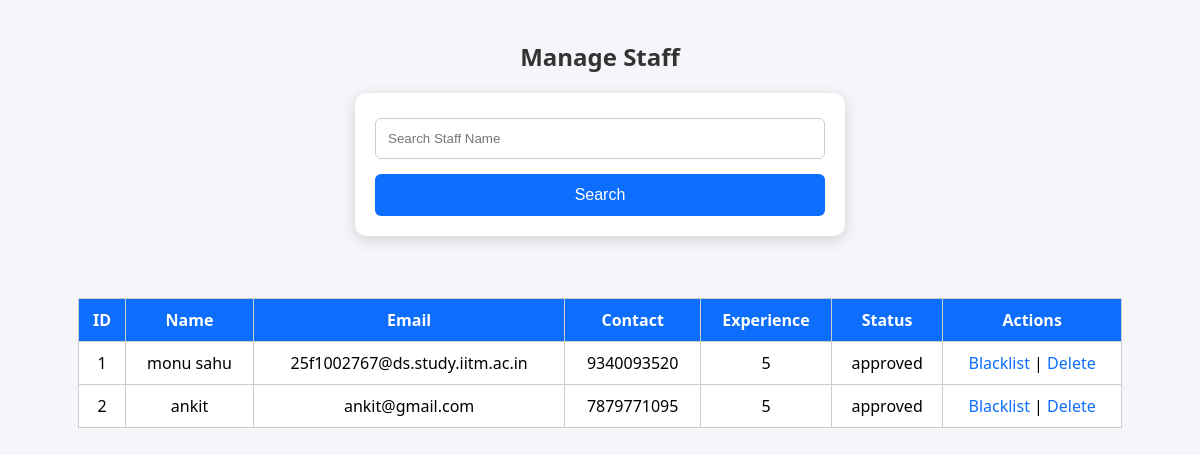
/admin/staff (signed in), run on an earlier commit of the app's database.
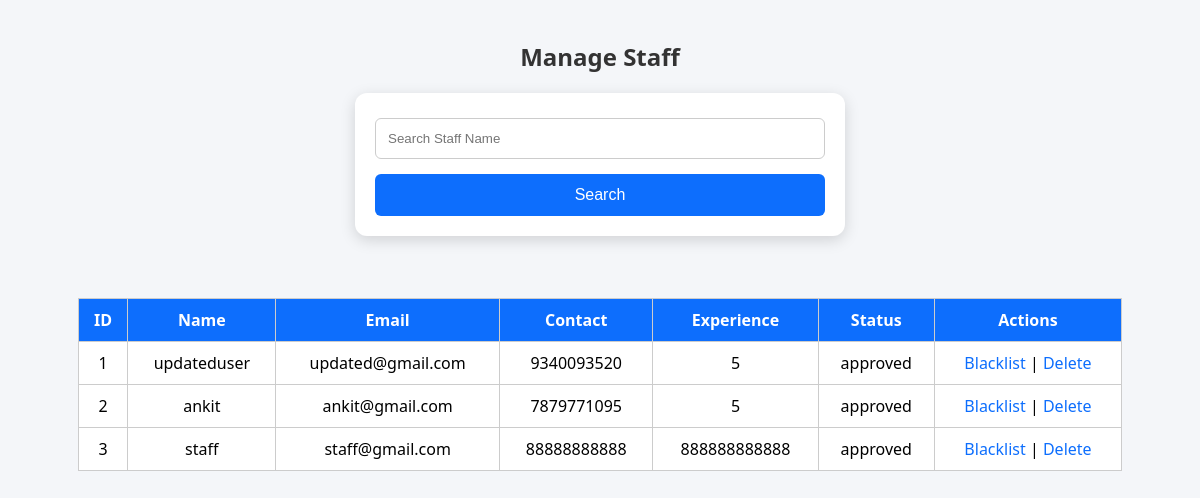
And on a later commit of the database.
### models.py (models this page shows)
class StaffProfile(db.Model):
    __tablename__ = "staff_profiles"
    id = db.Column(db.Integer, primary_key=True)
    user_id = db.Column(
        db.Integer,
        db.ForeignKey("users.id"),
        nullable=False,
        unique=True
    )
    contact_number = db.Column(db.String(20))
    experience_years = db.Column(db.Integer)
    approval_status = db.Column(
        db.String(20),
        default="pending"
    )
    assigned_treks = db.relationship(
        "Trek",
        backref="assigned_staff",
        lazy=True
    )

class User(UserMixin,db.Model):
    __tablename__ = "users"
    id = db.Column(db.Integer, primary_key=True)
    username = db.Column(db.String(100), unique=True, nullable=False)
    email = db.Column(db.String(150), unique=True, nullable=False)
    password = db.Column(db.String(255), nullable=False)
    role = db.Column(db.String(20), nullable=False)
    is_active = db.Column(db.Boolean, default=True)
    is_blacklisted = db.Column(db.Boolean, default=False)
    created_at = db.Column(
        db.DateTime,
        default=datetime.utcnow
    )
    bookings = db.relationship(
        "Booking",
        backref="user",
        lazy=True,
        cascade="all, delete-orphan"
    )
    staff_profile = db.relationship(
        "StaffProfile",
        backref="user",
        uselist=False
    )

### app.py (the view)
@app.route("/admin/staff")
def manage_staff():
    if "user_id" not in session:
        return redirect("/login")
    if session["role"] != "admin":
        return "Access Denied"
    search = request.args.get("search")
    staff_members = StaffProfile.query
    if search:
        staff_members = staff_members.join(User).filter(
            User.username.contains(search)
        )
    staff_members = staff_members.all()
    return render_template(
        "manage_staff.html",
        staff_members=staff_members
    )

### templates/manage_staff.html (shortened to what this page needs)
<!DOCTYPE html>
<html>
<head>
    <link rel="stylesheet"
    href="{{ url_for('static', filename='css/style.css') }}">
</head>
<body>
<h2>Manage Staff</h2>
<form method="GET">
    <input
        type="text"
        name="search"
        placeholder="Search Staff Name">
    <button type="submit">
        Search
    </button>
</form>
<br>
<table>
    <tr>
        <th>ID</th>
        <th>Name</th>
        <th>Email</th>
        <th>Contact</th>
        <th>Experience</th>
        <th>Status</th>
        <th>Actions</th>
    </tr>
    {% for staff in staff_members %}
    <tr>
        <td>{{ staff.id }}</td>
        <td>{{ staff.user.username }}</td>
        <td>{{ staff.user.email }}</td>
        <td>{{ staff.contact_number }}</td>
        <td>{{ staff.experience_years }}</td>
        <td>{{ staff.approval_status }}</td>
        <td>
            {% if staff.user.is_blacklisted %}
            <a href="/activate-staff/{{ staff.id }}">
                Activate
            </a>
            {% else %}
            <a href="/blacklist-staff/{{ staff.id }}">
                Blacklist
            </a>
            {% endif %}
            |
            <a href="/delete-staff/{{ staff.id }}">
                Delete
            </a>
        </td>
    </tr>
    {% endfor %}
</table>
</body>
</html>

What changed in the data, as far as the page shows it:
changed through a linked row, StaffProfile id 1: user.username "monu sahu" → "updateduser"; user.email "25f1002767@ds.study.iitm.ac.in" → "updated@gmail.com"
added StaffProfile: id "3", user.username "staff", user.email "staff@gmail.com", contact_number "88888888888", experience_years "888888888888", approval_status "approved"
